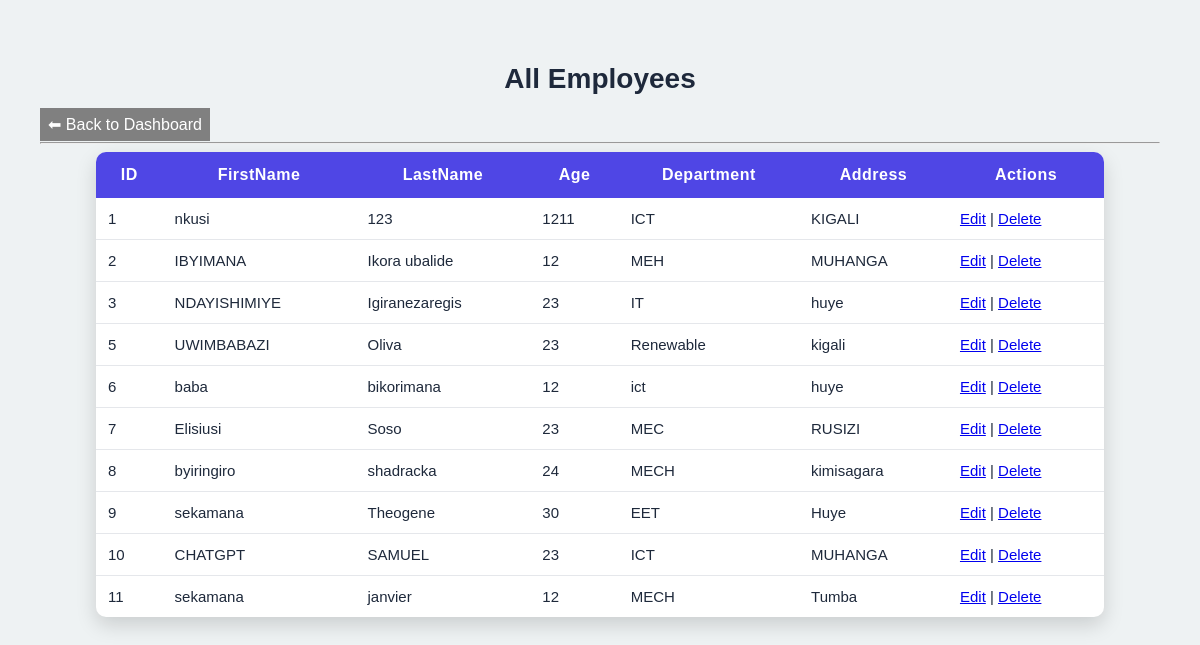
The app's page /view_employees.php (signed in) with its own data.
### tables this page shows
CREATE TABLE `employees` (
  `id` int(11) NOT NULL,
  `firstname` varchar(100) NOT NULL,
  `lastname` varchar(100) NOT NULL,
  `age` int(11) NOT NULL,
  `department` varchar(100) NOT NULL,
  `address` varchar(255) NOT NULL,
  `created_at` timestamp NOT NULL DEFAULT current_timestamp()
);

### view_employees.php (the view, shortened to what this page needs)
<?php
require "db.php";
?>
<!DOCTYPE html>
<html>
<head>
<link rel="stylesheet" href="okok.css">
</head>
<body>
<div class="container">
<h2>All Employees</h2>
 <a href="manager_dashboard.php" style="padding:8px; background:gray; color:white; text-decoration:none;">⬅ Back to Dashboard</a>
<hr>
<table>
<tr>
    <th>ID</th>
    <th>FirstName</th>
    <th>LastName</th>
    <th>Age</th>
    <th>Department</th>
    <th>Address</th>
    <th>Actions</th>
</tr>
<?php
$sql = "SELECT * FROM employees";
$result = $conn->query($sql);
if ($result->num_rows > 0) {
    while ($row = $result->fetch_assoc()) {
        echo "
        <tr>
            <td>{$row['id']}</td>
            <td>{$row['firstname']}</td>
            <td>{$row['lastname']}</td>
            <td>{$row['age']}</td>
            <td>{$row['department']}</td>
            <td>{$row['address']}</td>
            <td>
                <a href='edit_employee.php?id={$row['id']}'>Edit</a> |
                <a href='delete_employee.php?id={$row['id']}' onclick='return confirm(\"Delete this employee?\");'>Delete</a>
            </td>
        </tr>
        ";
    }
} else {
    echo "<tr><td colspan='7'>No employees found</td></tr>";
}
?>
</table>
</div>
</body>
</html>

### okok.css (style rules this page uses)
body { margin: 0; padding: 40px; font-family: "Poppins", sans-serif; background: #eef2f3; }
h2 { text-align: center; font-size: 28px; margin-bottom: 20px; color: #1e293b; }
table { width: 90%; margin: 0 auto; border-collapse: collapse; background: white; border-radius: 10px; overflow: hidden; box-shadow: 0 8px 20px rgba(0,0,0,0.15); }
table th { background: #4F46E5; color: white; padding: 14px; font-size: 16px; letter-spacing: 0.5px; }
table td { padding: 12px; font-size: 15px; color: #1e293b; border-bottom: 1px solid #e5e7eb; }
table tr:last-child td { border-bottom: none; }

### records on screen
employees: id "1", firstname "nkusi", lastname "123", age "1211", department "ICT", address "KIGALI"
employees: id "2", firstname "IBYIMANA", lastname "Ikora ubalide", age "12", department "MEH", address "MUHANGA"
employees: id "3", firstname "NDAYISHIMIYE", lastname "Igiranezaregis", age "23", department "IT", address "huye"
employees: id "5", firstname "UWIMBABAZI", lastname "Oliva", age "23", department "Renewable", address "kigali"
employees: id "6", firstname "baba", lastname "bikorimana", age "12", department "ict", address "huye"
employees: id "7", firstname "Elisiusi", lastname "Soso", age "23", department "MEC", address "RUSIZI"
employees: id "8", firstname "byiringiro", lastname "shadracka", age "24", department "MECH", address "kimisagara"
employees: id "9", firstname "sekamana", lastname "Theogene", age "30", department "EET", address "Huye"
employees: id "10", firstname "CHATGPT", lastname "SAMUEL", age "23", department "ICT", address "MUHANGA"
employees: id "11", firstname "sekamana", lastname "janvier", age "12", department "MECH", address "Tumba"
